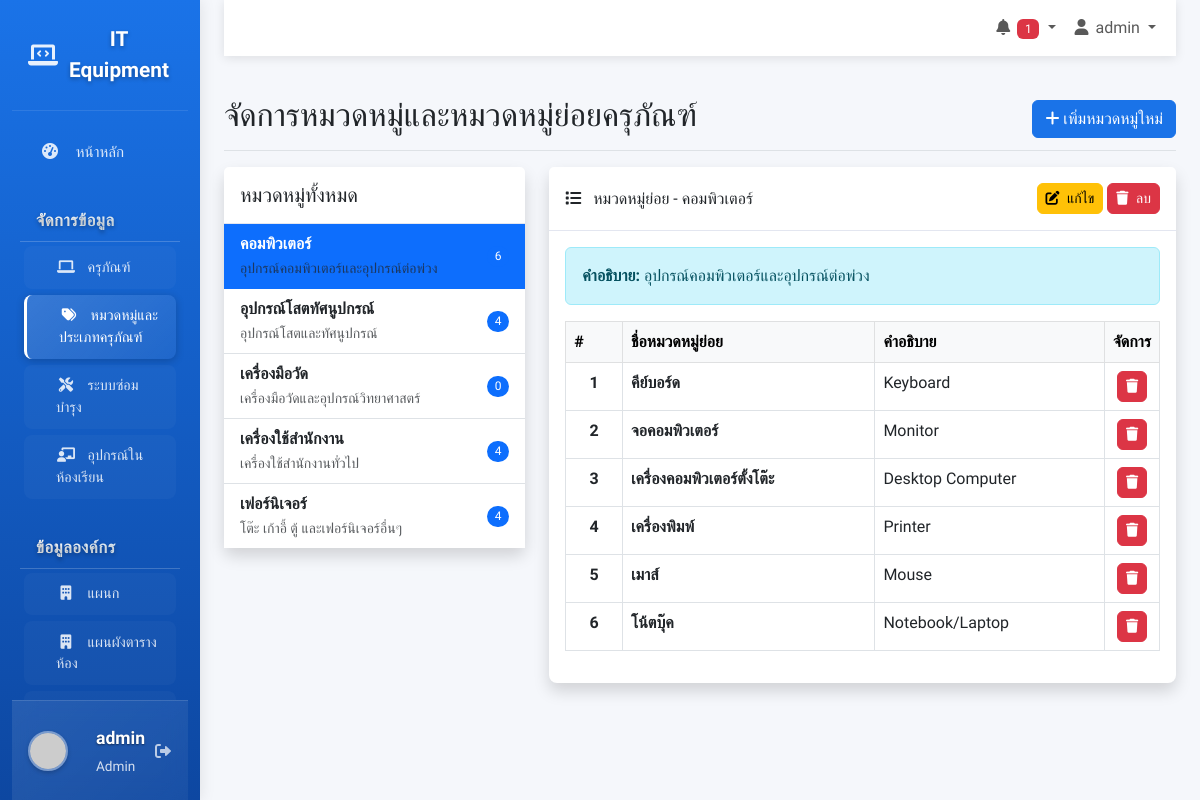
The app's page /categories.php (signed in) with its own data.
### tables this page shows
CREATE TABLE IF NOT EXISTS equipment_categories (
    id INT AUTO_INCREMENT PRIMARY KEY COMMENT 'รหัสหมวดหมู่ (Primary Key)',
    category_name VARCHAR(100) NOT NULL COMMENT 'ชื่อหมวดหมู่ครุภัณฑ์',
    category_description TEXT COMMENT 'รายละเอียดหมวดหมู่',
    created_at TIMESTAMP DEFAULT CURRENT_TIMESTAMP COMMENT 'วันที่สร้างบันทึก',
    updated_at TIMESTAMP DEFAULT CURRENT_TIMESTAMP ON UPDATE CURRENT_TIMESTAMP COMMENT 'วันที่แก้ไขล่าสุด',
    INDEX idx_category_name (category_name)
);

CREATE TABLE IF NOT EXISTS equipment_subcategories (
    id INT AUTO_INCREMENT PRIMARY KEY COMMENT 'รหัสหมวดหมู่ย่อย (Primary Key)',
    category_id INT NOT NULL COMMENT 'รหัสหมวดหมู่หลัก (Foreign Key)',
    subcategory_name VARCHAR(100) NOT NULL COMMENT 'ชื่อหมวดหมู่ย่อย',
    subcategory_description TEXT COMMENT 'รายละเอียดหมวดหมู่ย่อย',
    created_at TIMESTAMP DEFAULT CURRENT_TIMESTAMP COMMENT 'วันที่สร้างบันทึก',
    updated_at TIMESTAMP DEFAULT CURRENT_TIMESTAMP ON UPDATE CURRENT_TIMESTAMP COMMENT 'วันที่แก้ไขล่าสุด',
    FOREIGN KEY (category_id) REFERENCES equipment_categories(id) ON DELETE CASCADE,
    INDEX idx_category_id (category_id),
    INDEX idx_subcategory_name (subcategory_name)
);

### categories.php (the view, shortened to what this page needs)
<?php
require_once 'includes/header.php';
$categories_query = "
    SELECT ec.*, COUNT(es.id) as subcategory_count
    FROM equipment_categories ec
    LEFT JOIN equipment_subcategories es ON ec.id = es.category_id
    GROUP BY ec.id
    ORDER BY ec.category_name";
$categories_list = $db->query($categories_query)->fetchAll(PDO::FETCH_ASSOC);
$selected_category_id = isset($_GET['category_id']) ? $_GET['category_id'] : ($categories_list[0]['id'] ?? null);
$selected_category = null;
$subcategories = [];
if ($selected_category_id) {
    $stmt = $db->prepare("SELECT * FROM equipment_categories WHERE id = ?");
    $stmt->execute([$selected_category_id]);
    $selected_category = $stmt->fetch(PDO::FETCH_ASSOC);
    $subcategories_query = "
        SELECT es.*, ec.category_name
        FROM equipment_subcategories es
        JOIN equipment_categories ec ON es.category_id = ec.id
        WHERE es.category_id = ?
        ORDER BY es.subcategory_name";
    $stmt = $db->prepare($subcategories_query);
    $stmt->execute([$selected_category_id]);
    $subcategories = $stmt->fetchAll(PDO::FETCH_ASSOC);
}
$edit_mode = isset($_GET['action']) && $_GET['action'] == 'edit' && isset($_GET['id']);
$edit_category = null;
?>
<?php
include 'includes/sidebar.php';
?>
<main class="col-md-9 ms-sm-auto col-lg-10 px-md-4">
    <?php include 'includes/navbar.php'; ?>
    <div class="d-flex justify-content-between flex-wrap flex-md-nowrap align-items-center pt-3 pb-2 mb-3 border-bottom">
        <h1 class="h2">จัดการหมวดหมู่และหมวดหมู่ย่อยครุภัณฑ์</h1>
        <div>
            <?php if (!$edit_mode): ?>
                <button type="button" class="btn btn-primary" data-bs-toggle="modal" data-bs-target="#categoryModal">
                    <i class="fas fa-plus"></i> เพิ่มหมวดหมู่ใหม่
                </button>
            <?php endif; ?>
        </div>
    </div>
    <?php if ($edit_mode): ?>
        <div class="card shadow mb-4">
            <div class="card-header py-3 bg-primary text-white">
                <h6 class="m-0 font-weight-bold">
                    <i class="fas fa-edit me-2"></i>แก้ไขหมวดหมู่และหมวดหมู่ย่อย
                </h6>
            </div>
            <div class="card-body">
                <form method="POST" id="categoryForm">
                    <input type="hidden" name="category_id" value="<?php echo $edit_category['id']; ?>">
                    <div class="row mb-4">
                        <div class="col-md-12">
                            <div class="mb-3">
                                <label class="form-label fw-bold">ชื่อหมวดหมู่ *</label>
                                <input type="text" class="form-control" name="category_name"
                                       value="<?php echo $edit_category['category_name']; ?>" required
                                       placeholder="เช่น อุปกรณ์คอมพิวเตอร์">
                            </div>
                        </div>
                        <div class="col-md-12">
                            <div class="mb-3">
                                <label class="form-label fw-bold">คำอธิบายหมวดหมู่</label>
                                <textarea class="form-control" name="category_description" rows="2"
                                       placeholder="รายละเอียดเพิ่มเติมเกี่ยวกับหมวดหมู่"><?php echo $edit_category['category_description']; ?></textarea>
                            </div>
                        </div>
                    </div>
                    <div class="mb-4">
                        <div class="d-flex justify-content-between align-items-center mb-3">
                            <label class="form-label fw-bold">หมวดหมู่ย่อย</label>
                            <button type="button" class="btn btn-success btn-sm" onclick="addSubcategoryRow()">
                                <i class="fas fa-plus me-1"></i> เพิ่มหมวดหมู่ย่อย
                            </button>
                        </div>
                        <div class="table-responsive">
                            <table class="table table-bordered" id="subcategoriesTable">
                                <thead class="table-light">
                                    <tr>
                                        <th width="5%">#</th>
                                        <th width="45%">ชื่อหมวดหมู่ย่อย *</th>
                                        <th width="45%">คำอธิบาย</th>
                                        <th width="5%">ลบ</th>
                                    </tr>
                                </thead>
                                <tbody id="subcategoriesTableBody">
                                    <?php if (count($subcategories) > 0): ?>
                                        <?php foreach($subcategories as $index => $subcategory): ?>
                                        <tr>
                                            <td class="text-center"><?php echo $index + 1; ?></td>
                                            <td>
                                                <input type="hidden" name="subcategories[<?php echo $index; ?>][id]" value="<?php echo $subcategory['id']; ?>">
                                                <input type="text" class="form-control" name="subcategories[<?php echo $index; ?>][name]"
                                                       value="<?php echo $subcategory['subcategory_name']; ?>" required
                                                       placeholder="เช่น เครื่องคอมพิวเตอร์ตั้งโต๊ะ">
                                            </td>
                                            <td>
                                                <input type="text" class="form-control" name="subcategories[<?php echo $index; ?>][description]"
                                                       value="<?php echo $subcategory['subcategory_description']; ?>"
                                                       placeholder="คำอธิบายหมวดหมู่ย่อย">
                                            </td>
                                            <td class="text-center">
                                                <button type="button" class="btn btn-danger btn-sm" onclick="removeSubcategoryRow(this)">
                                                    <i class="fas fa-trash"></i>
                                                </button>
                                            </td>
                                        </tr>
                                        <?php endforeach; ?>
                                    <?php else: ?>
                                        <tr id="noSubcategoriesRow">
                                            <td colspan="4" class="text-center text-muted py-3">
                                                <i class="fas fa-info-circle me-2"></i>ยังไม่มีหมวดหมู่ย่อย
                                            </td>
                                        </tr>
                                    <?php endif; ?>
                                </tbody>
                            </table>
                        </div>
                    </div>
                    <div class="d-flex justify-content-between">
                        <a href="categories.php" class="btn btn-secondary">
                            <i class="fas fa-arrow-left me-1"></i> ยกเลิก
                        </a>
                        <button type="submit" name="save_category" class="btn btn-primary">
                            <i class="fas fa-save me-1"></i> บันทึกการเปลี่ยนแปลง
                        </button>
                    </div>
                </form>
            </div>
        </div>
    <?php else: ?>
        <div class="row">
            <div class="col-md-4">
                <div class="card shadow mb-4">
                    <div class="card-header py-3">
                        <h5 class="m-0 font-weight-bold">หมวดหมู่ทั้งหมด</h5>
                    </div>
                    <div class="card-body p-0">
                        <div class="list-group list-group-flush">
                            <?php foreach($categories_list as $category): ?>
                            <a href="categories.php?category_id=<?php echo $category['id']; ?>"
                               class="list-group-item list-group-item-action d-flex justify-content-between align-items-center <?php echo $selected_category_id == $category['id'] ? 'active' : ''; ?>">
                                <div>
                                    <strong><?php echo $category['category_name']; ?></strong>
                                    <?php if ($category['category_description']): ?>
                                        <br><small class="text-muted"><?php echo $category['category_description']; ?></small>
                                    <?php endif; ?>
                                </div>
                                <span class="badge bg-primary rounded-pill"><?php echo $category['subcategory_count']; ?></span>
                            </a>
                            <?php endforeach; ?>
                        </div>
                    </div>
                </div>
            </div>
            <div class="col-md-8">
                <?php if ($selected_category_id): ?>
                    <div class="card shadow mb-4">
                        <div class="card-header py-3 d-flex justify-content-between align-items-center">
                            <h6 class="m-0 font-weight-bold">
                                <i class="fas fa-list me-2"></i>
                                หมวดหมู่ย่อย - <?php echo $selected_category['category_name'] ?? 'ไม่พบหมวดหมู่' ?>
                            </h6>
                            <div>
                                <a href="categories.php?action=edit&id=<?php echo $selected_category['id']; ?>" class="btn btn-warning btn-sm">
                                    <i class="fas fa-edit me-1"></i> แก้ไข
                                </a>
                                <a href="categories.php?action=delete_category&id=<?php echo $selected_category['id']; ?>"
                                   class="btn btn-danger btn-sm" onclick="return confirm('คุณแน่ใจหรือไม่ที่จะลบหมวดหมู่นี้? การลบจะทำให้หมวดหมู่ย่อยทั้งหมดถูกลบด้วย')">
                                    <i class="fas fa-trash me-1"></i> ลบ
                                </a>
                            </div>
                        </div>
                        <div class="card-body">
                            <?php if ($selected_category['category_description']): ?>
                                <div class="alert alert-info">
                                    <strong>คำอธิบาย:</strong> <?php echo $selected_category['category_description']; ?>
                                </div>
                            <?php endif; ?>
                            <?php if (count($subcategories) > 0): ?>
                                <div class="table-responsive">
                                    <table class="table table-bordered table-hover">
                                        <thead class="table-light">
                                            <tr>
                                                <th width="10%">#</th>
                                                <th width="45%">ชื่อหมวดหมู่ย่อย</th>
                                                <th width="40%">คำอธิบาย</th>
                                                <th width="5%">จัดการ</th>
                                            </tr>
                                        </thead>
                                        <tbody>
                                            <?php foreach($subcategories as $index => $subcategory): ?>
                                            <tr>
                                                <td class="text-center fw-bold"><?php echo $index + 1; ?></td>
                                                <td class="fw-bold"><?php echo $subcategory['subcategory_name']; ?></td>
                                                <td><?php echo $subcategory['subcategory_description'] ?: '-'; ?></td>
                                                <td class="text-center">
                                                    <a href="categories.php?action=delete_subcategory&id=<?php echo $subcategory['id']; ?>&category_id=<?php echo $selected_category_id; ?>"
                                                       class="btn btn-danger btn-sm" title="ลบ" onclick="return confirm('คุณแน่ใจหรือไม่?')">
                                                        <i class="fas fa-trash"></i>
                                                    </a>
                                                </td>
                                            </tr>
                                            <?php endforeach; ?>
                                        </tbody>
                                    </table>
                                </div>
                            <?php endif; ?>
                        </div>
                    </div>
                <?php endif; ?>
            </div>
        </div>
    <?php endif; ?>
</main>
<?php require_once 'includes/footer.php'; ?>

### css/style.css (style rules this page uses)
:root { --primary: #1a73e8; --primary-dark: #0d47a1; --secondary: #6c757d; --success: #28a745; --info: #17a2b8; --warning: #ffc107; --danger: #dc3545; --light: #f8f9fa; --dark: #343a40; }
body { font-family: 'Prompt', sans-serif; background-color: #f5f7fb; }
.card { border: none; border-radius: 0.5rem; box-shadow: 0 0.15rem 1.75rem 0 rgba(58, 59, 69, 0.15); margin-bottom: 1.5rem; }
.card-header { background-color: white; border-bottom: 1px solid #e3e6f0; font-weight: 600; }
.btn { border-radius: 0.375rem; font-weight: 500; }
.btn-primary { background-color: var(--primary); border-color: var(--primary); }
.table-responsive { overflow-x: auto; }
.card { transition: box-shadow 0.3s ease; }
.badge { font-weight: 500; }

### includes/header.php (style rules this page uses)
:root { --primary: #1a73e8; --primary-dark: #0d47a1; --secondary: #6c757d; --success: #28a745; --info: #17a2b8; --warning: #ffc107; --danger: #dc3545; --light: #f8f9fa; --dark: #343a40; }
body { font-family: 'Prompt', sans-serif; background-color: #f5f7fb; }

### records on screen
equipment_categories: category_name "คอมพิวเตอร์", category_description "อุปกรณ์คอมพิวเตอร์และอุปกรณ์ต่อพ่วง", subcategory_count "6"
equipment_categories: category_name "อุปกรณ์โสตทัศนูปกรณ์", category_description "อุปกรณ์โสตและทัศนูปกรณ์", subcategory_count "4"
equipment_categories: category_name "เครื่องมือวัด", category_description "เครื่องมือวัดและอุปกรณ์วิทยาศาสตร์", subcategory_count "0"
equipment_categories: category_name "เครื่องใช้สำนักงาน", category_description "เครื่องใช้สำนักงานทั่วไป", subcategory_count "4"
equipment_categories: category_name "เฟอร์นิเจอร์", category_description "โต๊ะ เก้าอี้ ตู้ และเฟอร์นิเจอร์อื่นๆ", subcategory_count "4"
equipment_subcategories: subcategory_name "คีย์บอร์ด", subcategory_description "Keyboard"
equipment_subcategories: subcategory_name "จอคอมพิวเตอร์", subcategory_description "Monitor"
equipment_subcategories: subcategory_name "เครื่องคอมพิวเตอร์ตั้งโต๊ะ", subcategory_description "Desktop Computer"
equipment_subcategories: subcategory_name "เครื่องพิมพ์", subcategory_description "Printer"
equipment_subcategories: subcategory_name "เมาส์", subcategory_description "Mouse"
equipment_subcategories: subcategory_name "โน้ตบุ๊ค", subcategory_description "Notebook/Laptop"

### other values on screen
$_SESSION['username'] "admin"
$_SESSION['role'] "Admin"
$pending_count "1"
